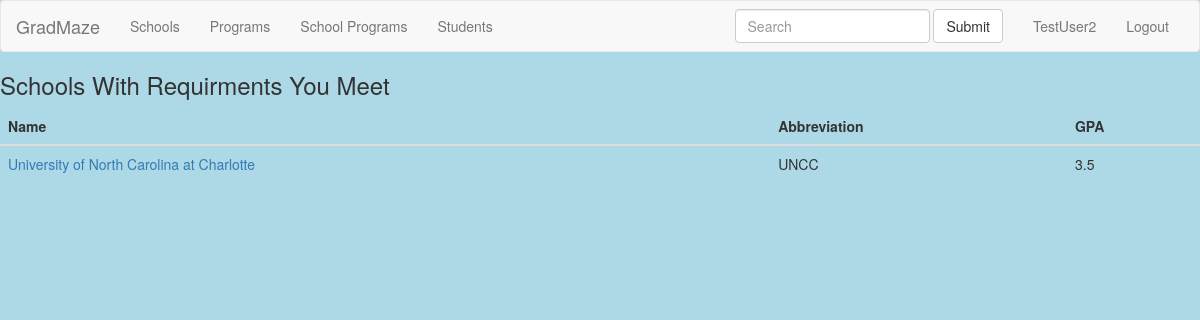
/GradMaze/schools/filtered/ (signed in), run on the app's committed database.
### main/models.py (models this page shows, shortened)
class School(models.Model):
    name = models.CharField(max_length=50)
    abbr = models.CharField(max_length=5, null=True)
    greverbal = models.IntegerField( null=True)
    greapti = models.IntegerField( null=True)
    grewriting = models.IntegerField(null=True)
    toeflreading = models.IntegerField(null=True)
    toefllistening = models.IntegerField(null=True)
    toeflspeaking = models.IntegerField(null=True)
    toeflwriting = models.IntegerField(null=True)
    gpa = models.FloatField( null=True)

### main/views.py (the view)
class FilteredSchoolListView(View):
    template_name = 'filtered_school_list.html'
    def get(self, request, *args, **kwargs):
        student = Student.objects.get(user_id=request.user.id)
        gre_required = False
        toefl_required = False
        try:
            gre_score = GREScore.objects.get(student__user_id=request.user.id)
            gre_required = True
        except GREScore.DoesNotExist:
            gre_score = []
        try:
            toefl_score = TOEFLScore.objects.get(student__user_id=request.user.id)
            toefl_required = True
        except TOEFLScore.DoesNotExist:
            toefl_score = []
        schools = School.objects.all()
        schools_results = []
        if gre_required and toefl_required:
            for school in schools:
                print(school)
                if (student.current_gpa > school.gpa) and (gre_score.verb > school.greverbal) and (gre_score.quant > school.greapti)and (gre_score.write > school.grewriting)and (toefl_score.reading > school.toeflreading) and (toefl_score.listening > school.toefllistening)and (toefl_score.writing > school.toeflwriting)and (toefl_score.speaking > school.toeflspeaking):
                    schools_results.append(school.id)
        elif gre_required:
            for school in schools:
                if (student.current_gpa > school.gpa) and (gre_score.verb > school.greverbal) and (gre_score.quant > school.greapti)and (gre_score.write > school.grewriting):
                    schools_results.append(school.id)
        elif toefl_required:
            for school in schools:
                if (student.current_gpa > school.gpa) and (toefl_score.reading > school.toeflreading) and (toefl_score.listening > school.toefllistening)and (toefl_score.writing > school.toeflwriting)and (toefl_score.speaking > school.toeflspeaking):
                    schools_results.append(school.id)
        else:
            for school in schools:
                if (student.current_gpa > school.gpa):
                    schools_results.append(school.id)
        schools_results = School.objects.filter(id__in=schools_results)
        params = {'schools':schools_results,
                  'gre_required':gre_required,
                  'toefl_required':toefl_required}
        return render(request, self.template_name, params)

### templates/filtered_school_list.html (shortened to what this page needs)
{% extends "base.html" %}
{% block content %}
<h3>Schools With Requirments You Meet</h3>
<div class="table-responsive">
    <table class="table">
        <thead>
        <tr>
            <th>Name</th>
            <th>Abbreviation</th>
            <th>GPA</th>
        </tr>
        </thead>
        <tbody>
        {% if gre_required and toefl_required %}
            {% for school in schools %}
                <tr>
                    <td><a href="../{{school.id}}">{{ school.name }}</a></td>
                    <td>{{ school.abbr }}</td>
                    <td>{{school.gpa}}</td>
                    <td>{{school.greapti}}</td>
                    <td>{{school.greverbal}}</td>
                    <td>{{school.grewriting}}</td>
                    <td>{{school.toeflreading}}</td>
                    <td>{{school.toefllistening}}</td>
                    <td>{{school.toeflspeaking}}</td>
                    <td>{{school.toeflwriting}}</td>
                </tr>
                {% empty %}
            {% endfor %}
        {% else  %}
            {% for school in schools %}
                <tr>
                    <td><a href="../{{school.id}}">{{ school.name }}</a></td>
                    <td>{{ school.abbr }}</td>
                    <td>{{school.gpa}}</td>
                </tr>
            {% endfor %}
        {% endif %}
        </tbody>
    </table>
</div>
{% endblock %}

### templates/base.html (shortened to what this page needs)
{% load staticfiles %}
<!DOCTYPE html>
<html>
<head>
    <link href="{% static 'css/bootstrap.min.css' %}" rel="stylesheet">
    <link href="{% static 'css/base.css' %}" rel="stylesheet">
</head>
<body>
    <nav class="navbar navbar-default">
        <div class="container-fluid">
            <div class="navbar-header">
                <a class="navbar-brand" href="{% url 'index' %}">GradMaze</a>
            </div>
            <div class="collapse navbar-collapse" id="bs-example-navbar-collapse-1">
                <ul class="nav navbar-nav">
                    <li><a href="{% url 'school-list' %}">Schools</a></li>
                    <li><a href="{% url 'program-list' %}">Programs</a></li>
                    <li><a href="{% url 'school-program-list' %}">School Programs</a></li>
                    {% if user.is_authenticated %}<li><a href="{% url 'user-list' %}">Students</a></li>{% endif%}
                </ul>
                <ul class="nav navbar-nav navbar-right">
                    {% if user.is_authenticated %}
                        <li><a href="{% url 'manage' %}">{{ user.get_username }}</a></li>
                        <li><a href="{% url 'logout' %}">Logout</a></li>
                    {% else %}
                        <li><a href="{% url 'login' %}">Login</a></li>
                        <li><a href="{% url 'register' %}">Register</a></li>
                    {% endif %}
                </ul>
                <form class="navbar-form navbar-right" role="search" action="{%url 'advanced-search-results' %}" method="post">
                    <div class="form-group">
                        <input type="text" id="search_bar" class="form-control" placeholder="Search" name="query_string">
                    </div>
                    <button type="submit" class="btn btn-default">Submit</button>
                </form>
            </div>
        </div>
    </nav>
    {% block content %}{% endblock %}
</body>
</html>

### static/css/base.css (style rules this page uses)
html body { background-color: lightblue; }

### data on the page
School: name "University of North Carolina at Charlotte", abbr "UNCC", gpa "3.5"

### other printed values
{{ user.get_username }} "TestUser2"
